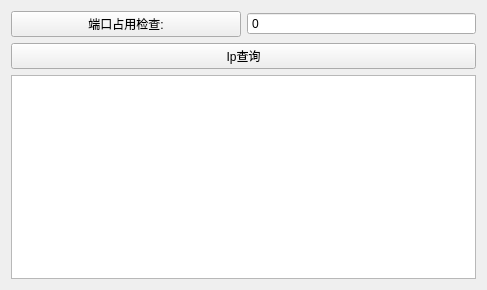
<?xml version="1.0" encoding="UTF-8"?>
<ui version="4.0">
 <class>Widget</class>
 <widget class="QWidget" name="Widget">
  <property name="geometry">
   <rect>
    <x>0</x>
    <y>0</y>
    <width>487</width>
    <height>290</height>
   </rect>
  </property>
  <property name="windowTitle">
   <string>Widget</string>
  </property>
  <layout class="QVBoxLayout" name="verticalLayout_2">
   <item>
    <layout class="QHBoxLayout" name="horizontalLayout">
     <item>
      <widget class="QPushButton" name="pushButton_check">
       <property name="text">
        <string>端口占用检查:</string>
       </property>
      </widget>
     </item>
     <item>
      <widget class="QSpinBox" name="spinBox_port">
       <property name="buttonSymbols">
        <enum>QAbstractSpinBox::NoButtons</enum>
       </property>
       <property name="maximum">
        <number>99999</number>
       </property>
      </widget>
     </item>
    </layout>
   </item>
   <item>
    <layout class="QVBoxLayout" name="verticalLayout">
     <item>
      <widget class="QPushButton" name="pushButton_search">
       <property name="text">
        <string>Ip查询</string>
       </property>
      </widget>
     </item>
     <item>
      <widget class="QTextEdit" name="textEdit_ip"/>
     </item>
    </layout>
   </item>
  </layout>
 </widget>
 <resources/>
 <connections/>
</ui>
